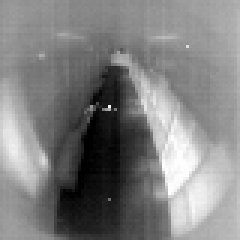
#> input picture model/000.png, 80 x 80 px (shown 3 times larger)
$ python image_distance.py
#> lines starting #> are read from the running program, lines starting #| are printed output that depends on the picture
import cv2
import numpy as np
from PIL import Image


img1 = f"../model/000.png"
img2 = f"../model/111.png"

im1 = Image.open(img1)
#> im1 is the input picture: PIL image 80x80 L; min 0, max 253, mean 128.5
im2 = Image.open(img2)
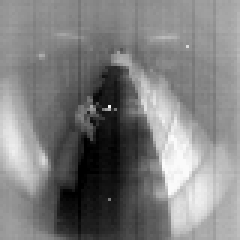
#> input picture model/111.png, 80 x 80 px (shown 3 times larger)
#> im2 is the input picture: PIL image 80x80 L; min 0, max 250, mean 126.2
img1_arr = np.array(im1, int)
img2_arr = np.array(im2, int)

h, w = 80, 80
min, mid, max = 0, 128, 255


def crop_img(arr):
    new_arr = arr
    lr, tb = w//4, h//4
    new_arr = new_arr[: , w//4:w-w//4]
    new_arr = new_arr[h//4: , :]

    return new_arr

# img3 = np.round_(255-((img1_arr-img2_arr)+255)/2).astype(np.uint8)
img_dist = img1_arr-img2_arr
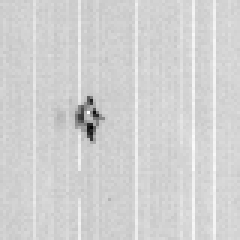
#> img_dist: shape (80, 80) int64 (shown 3 times larger); min -98, max 24, mean 2.3; drawn with min black and max white
# img_dist = crop_img(img_dist)
img_norm = np.round_(255-(img_dist+255))    # inverse
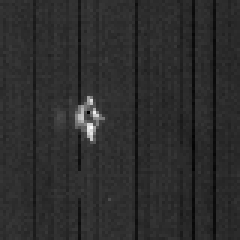
#> img_norm: shape (80, 80) int64 (shown 3 times larger); min -24, max 98, mean -2.3; drawn with min black and max white
img_norm[img_norm < 20] = 0    # low cut
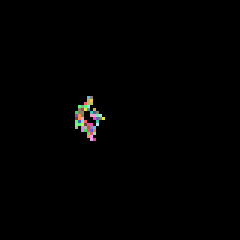
#> img_norm: shape (80, 80) int64 (shown 3 times larger); 42 distinct labels, from 0 to 98; one colour per label, 0 black
result = img_norm.astype(np.uint8)   # dtype to uint8

window_name = "out"
cv2.namedWindow(window_name, cv2.WINDOW_NORMAL)
cv2.imshow(window_name, result)
key = cv2.waitKey()
#> (key Esc is pressed here)
if key == 27:
    cv2.destroyAllWindows()


## output = xc, yc
